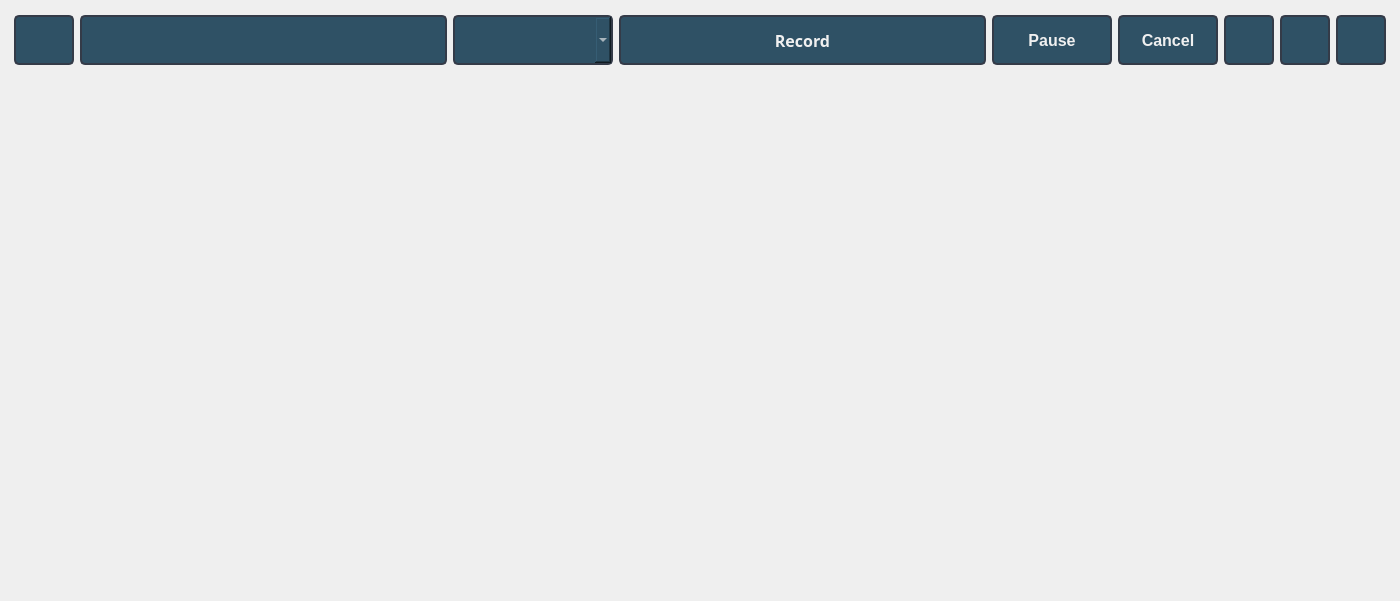
<?xml version="1.0" encoding="UTF-8"?>
<ui version="4.0">
 <class>MainWindow</class>
 <widget class="QMainWindow" name="MainWindow">
  <property name="geometry">
   <rect>
    <x>0</x>
    <y>0</y>
    <width>1400</width>
    <height>601</height>
   </rect>
  </property>
  <property name="sizePolicy">
   <sizepolicy hsizetype="MinimumExpanding" vsizetype="Preferred">
    <horstretch>0</horstretch>
    <verstretch>0</verstretch>
   </sizepolicy>
  </property>
  <property name="minimumSize">
   <size>
    <width>1400</width>
    <height>200</height>
   </size>
  </property>
  <property name="windowTitle">
   <string>MainWindow</string>
  </property>
  <widget class="QWidget" name="central_widget">
   <property name="sizePolicy">
    <sizepolicy hsizetype="MinimumExpanding" vsizetype="Preferred">
     <horstretch>0</horstretch>
     <verstretch>0</verstretch>
    </sizepolicy>
   </property>
   <property name="minimumSize">
    <size>
     <width>1000</width>
     <height>200</height>
    </size>
   </property>
   <property name="font">
    <font>
     <family>Segoe UI</family>
    </font>
   </property>
   <layout class="QGridLayout" name="gridLayout">
    <property name="leftMargin">
     <number>0</number>
    </property>
    <property name="topMargin">
     <number>0</number>
    </property>
    <property name="rightMargin">
     <number>0</number>
    </property>
    <property name="bottomMargin">
     <number>0</number>
    </property>
    <property name="spacing">
     <number>0</number>
    </property>
    <item row="3" column="0">
     <widget class="QWidget" name="w_edge_bottom_left" native="true">
      <property name="minimumSize">
       <size>
        <width>0</width>
        <height>10</height>
       </size>
      </property>
     </widget>
    </item>
    <item row="3" column="2">
     <widget class="QWidget" name="w_edge_bottom_right" native="true">
      <property name="minimumSize">
       <size>
        <width>0</width>
        <height>10</height>
       </size>
      </property>
     </widget>
    </item>
    <item row="3" column="1">
     <widget class="QWidget" name="w_edge_bottom" native="true">
      <property name="sizePolicy">
       <sizepolicy hsizetype="MinimumExpanding" vsizetype="Preferred">
        <horstretch>0</horstretch>
        <verstretch>0</verstretch>
       </sizepolicy>
      </property>
      <property name="minimumSize">
       <size>
        <width>800</width>
        <height>10</height>
       </size>
      </property>
     </widget>
    </item>
    <item row="2" column="1">
     <widget class="QWidget" name="w_drag" native="true">
      <property name="minimumSize">
       <size>
        <width>800</width>
        <height>200</height>
       </size>
      </property>
      <layout class="QGridLayout" name="gridLayout_2">
       <item row="0" column="0">
        <spacer name="vertical_spacer_upper">
         <property name="orientation">
          <enum>Qt::Vertical</enum>
         </property>
         <property name="sizeHint" stdset="0">
          <size>
           <width>10</width>
           <height>10</height>
          </size>
         </property>
        </spacer>
       </item>
      </layout>
     </widget>
    </item>
    <item row="0" column="2">
     <widget class="QWidget" name="w_edge_top_right" native="true"/>
    </item>
    <item row="1" column="1">
     <widget class="QWidget" name="w_mask" native="true">
      <property name="sizePolicy">
       <sizepolicy hsizetype="MinimumExpanding" vsizetype="Preferred">
        <horstretch>0</horstretch>
        <verstretch>0</verstretch>
       </sizepolicy>
      </property>
      <property name="minimumSize">
       <size>
        <width>800</width>
        <height>60</height>
       </size>
      </property>
      <property name="maximumSize">
       <size>
        <width>16777215</width>
        <height>16777215</height>
       </size>
      </property>
      <property name="font">
       <font>
        <family>Fjalla One</family>
        <pointsize>12</pointsize>
       </font>
      </property>
      <layout class="QHBoxLayout" name="horizontalLayout">
       <property name="leftMargin">
        <number>4</number>
       </property>
       <property name="topMargin">
        <number>4</number>
       </property>
       <property name="rightMargin">
        <number>4</number>
       </property>
       <property name="bottomMargin">
        <number>4</number>
       </property>
       <item>
        <widget class="QPushButton" name="btn_bg_toggle">
         <property name="minimumSize">
          <size>
           <width>60</width>
           <height>50</height>
          </size>
         </property>
         <property name="font">
          <font>
           <family>Segoe UI</family>
           <pointsize>12</pointsize>
          </font>
         </property>
         <property name="toolTip">
          <string>Toggle background visibility</string>
         </property>
         <property name="styleSheet">
          <string notr="true">QPushButton {
	color: rgb(240, 240, 240);
	border: 2px solid rgb(52, 59, 72);
	border-radius: 5px;	
	background-color: rgb(47, 81, 101);
}
QPushButton:disabled {
	color: rgb(95, 95, 95);
}
QPushButton:hover {
	background-color: rgb(97, 179, 184);
	border: 2px solid rgb(47, 81, 101);
}
QPushButton:pressed {	
	background-color: rgb(47, 81, 101);
	border: 2px solid rgb(97, 179, 184);
}</string>
         </property>
         <property name="text">
          <string/>
         </property>
         <property name="icon">
          <iconset resource="../THN_gui/files.qrc">
           <normaloff>:/48x48/icons/48x48/icons8-toggle-on-48.png</normaloff>:/48x48/icons/48x48/icons8-toggle-on-48.png</iconset>
         </property>
         <property name="iconSize">
          <size>
           <width>34</width>
           <height>34</height>
          </size>
         </property>
        </widget>
       </item>
       <item>
        <widget class="QLineEdit" name="txtBox_clip_name">
         <property name="sizePolicy">
          <sizepolicy hsizetype="MinimumExpanding" vsizetype="Fixed">
           <horstretch>0</horstretch>
           <verstretch>0</verstretch>
          </sizepolicy>
         </property>
         <property name="minimumSize">
          <size>
           <width>200</width>
           <height>50</height>
          </size>
         </property>
         <property name="font">
          <font>
           <family>Segoe UI</family>
           <pointsize>16</pointsize>
           <weight>7</weight>
           <italic>false</italic>
           <bold>false</bold>
          </font>
         </property>
         <property name="acceptDrops">
          <bool>true</bool>
         </property>
         <property name="styleSheet">
          <string notr="true">QLineEdit {
	font: 63 16pt &quot;Segoe UI&quot;;
	color: rgb(240, 240, 240);
	border: 2px solid rgb(52, 59, 72);
	border-radius: 5px;	
	background-color: rgb(47, 81, 101);
	padding-left: 10px;
}
QLineEdit:hover {
	border: 2px solid rgb(47, 81, 101);
}
QLineEdit:focus {
	border: 2px solid rgb(91, 101, 124);
}</string>
         </property>
         <property name="maxLength">
          <number>32</number>
         </property>
        </widget>
       </item>
       <item>
        <widget class="QComboBox" name="ddl_project_list">
         <property name="minimumSize">
          <size>
           <width>160</width>
           <height>50</height>
          </size>
         </property>
         <property name="maximumSize">
          <size>
           <width>160</width>
           <height>16777215</height>
          </size>
         </property>
         <property name="font">
          <font>
           <family>Segoe UI</family>
           <pointsize>12</pointsize>
           <weight>75</weight>
           <bold>true</bold>
          </font>
         </property>
         <property name="styleSheet">
          <string notr="true">QComboBox{
	color: rgb(240, 240, 240);	
	border: 2px solid rgb(52, 59, 72);
	border-radius: 5px;	
	background-color: rgb(47, 81, 101);

	padding: 5px;
	padding-left: 10px;
}
QComboBox:disabled{
	color: rgb(95, 95, 95);
	border: 2px solid rgb(64, 71, 88);
}
QComboBox:hover{
	border: 2px solid rgb(47, 81, 101);
}
QComboBox QAbstractItemView {
	background-color: rgb(47, 81, 101);
	border: 2px solid rgb(52, 59, 72);
	padding: 10px;
	color: rgb(220, 220, 220);
	selection-background-color: rgb(39, 44, 54);
}
</string>
         </property>
         <property name="frame">
          <bool>true</bool>
         </property>
        </widget>
       </item>
       <item>
        <widget class="QPushButton" name="btn_record">
         <property name="sizePolicy">
          <sizepolicy hsizetype="MinimumExpanding" vsizetype="Fixed">
           <horstretch>0</horstretch>
           <verstretch>0</verstretch>
          </sizepolicy>
         </property>
         <property name="minimumSize">
          <size>
           <width>100</width>
           <height>50</height>
          </size>
         </property>
         <property name="maximumSize">
          <size>
           <width>16777215</width>
           <height>16777215</height>
          </size>
         </property>
         <property name="font">
          <font>
           <family>Segoe UI Semibold</family>
           <pointsize>12</pointsize>
           <weight>75</weight>
           <bold>true</bold>
          </font>
         </property>
         <property name="toolTip">
          <string>Start recording</string>
         </property>
         <property name="layoutDirection">
          <enum>Qt::LeftToRight</enum>
         </property>
         <property name="styleSheet">
          <string notr="true">QPushButton {
	color: rgb(240, 240, 240);
	border: 2px solid rgb(52, 59, 72);
	border-radius: 5px;	
	background-color: rgb(47, 81, 101);
}
QPushButton:disabled {
	color: rgb(95, 95, 95);
}
QPushButton:hover {
	background-color: rgb(97, 179, 184);
	border: 2px solid rgb(47, 81, 101);
}
QPushButton:pressed {	
	background-color: rgb(47, 81, 101);
	border: 2px solid rgb(97, 179, 184);
}</string>
         </property>
         <property name="text">
          <string>Record</string>
         </property>
         <property name="icon">
          <iconset resource="../THN_gui/files.qrc">
           <normaloff>:/30x30/icons/30x30/icons8-record-30.png</normaloff>:/30x30/icons/30x30/icons8-record-30.png</iconset>
         </property>
         <property name="iconSize">
          <size>
           <width>50</width>
           <height>50</height>
          </size>
         </property>
        </widget>
       </item>
       <item>
        <widget class="QPushButton" name="btn_pause">
         <property name="minimumSize">
          <size>
           <width>120</width>
           <height>50</height>
          </size>
         </property>
         <property name="font">
          <font>
           <family>Segoe UI</family>
           <pointsize>12</pointsize>
           <weight>75</weight>
           <bold>true</bold>
          </font>
         </property>
         <property name="toolTip">
          <string>Pause recording</string>
         </property>
         <property name="styleSheet">
          <string notr="true">QPushButton {
	color: rgb(240, 240, 240);
	border: 2px solid rgb(52, 59, 72);
	border-radius: 5px;	
	background-color: rgb(47, 81, 101);
}
QPushButton:disabled {
	color: rgb(95, 95, 95);
}
QPushButton:hover {
	background-color: rgb(97, 179, 184);
	border: 2px solid rgb(47, 81, 101);
}
QPushButton:pressed {	
	background-color: rgb(47, 81, 101);
	border: 2px solid rgb(97, 179, 184);
}</string>
         </property>
         <property name="text">
          <string>Pause</string>
         </property>
         <property name="icon">
          <iconset resource="../THN_gui/files.qrc">
           <normaloff>:/48x48/icons/48x48/icons8-pause-squared-48.png</normaloff>:/48x48/icons/48x48/icons8-pause-squared-48.png</iconset>
         </property>
         <property name="iconSize">
          <size>
           <width>34</width>
           <height>34</height>
          </size>
         </property>
        </widget>
       </item>
       <item>
        <widget class="QPushButton" name="btn_cancel">
         <property name="minimumSize">
          <size>
           <width>100</width>
           <height>50</height>
          </size>
         </property>
         <property name="font">
          <font>
           <family>Segoe UI</family>
           <pointsize>12</pointsize>
           <weight>75</weight>
           <bold>true</bold>
          </font>
         </property>
         <property name="toolTip">
          <string>Cancel recording</string>
         </property>
         <property name="styleSheet">
          <string notr="true">QPushButton {
	color: rgb(240, 240, 240);
	border: 2px solid rgb(52, 59, 72);
	border-radius: 5px;	
	background-color: rgb(47, 81, 101);
}
QPushButton:disabled {
	color: rgb(95, 95, 95);
}
QPushButton:hover {
	background-color: rgb(97, 179, 184);
	border: 2px solid rgb(47, 81, 101);
}
QPushButton:pressed {	
	background-color: rgb(47, 81, 101);
	border: 2px solid rgb(97, 179, 184);
}</string>
         </property>
         <property name="text">
          <string>Cancel</string>
         </property>
         <property name="icon">
          <iconset resource="../THN_gui/files.qrc">
           <normaloff>:/48x48/icons/48x48/icons8-stop-squared-48.png</normaloff>:/48x48/icons/48x48/icons8-stop-squared-48.png</iconset>
         </property>
         <property name="iconSize">
          <size>
           <width>34</width>
           <height>34</height>
          </size>
         </property>
        </widget>
       </item>
       <item>
        <widget class="QPushButton" name="btn_review_folder">
         <property name="minimumSize">
          <size>
           <width>50</width>
           <height>50</height>
          </size>
         </property>
         <property name="toolTip">
          <string>Open review folder</string>
         </property>
         <property name="styleSheet">
          <string notr="true">QPushButton {
	color: rgb(240, 240, 240);
	border: 2px solid rgb(52, 59, 72);
	border-radius: 5px;	
	background-color: rgb(47, 81, 101);
}
QPushButton:disabled {
	color: rgb(95, 95, 95);
}
QPushButton:hover {
	background-color: rgb(97, 179, 184);
	border: 2px solid rgb(47, 81, 101);
}
QPushButton:pressed {	
	background-color: rgb(47, 81, 101);
	border: 2px solid rgb(97, 179, 184);
}</string>
         </property>
         <property name="text">
          <string/>
         </property>
         <property name="icon">
          <iconset resource="../THN_gui/files.qrc">
           <normaloff>:/24x24/icons/24x24/icons8-opened-folder-24.png</normaloff>:/24x24/icons/24x24/icons8-opened-folder-24.png</iconset>
         </property>
         <property name="iconSize">
          <size>
           <width>24</width>
           <height>24</height>
          </size>
         </property>
        </widget>
       </item>
       <item>
        <widget class="QPushButton" name="btn_help">
         <property name="minimumSize">
          <size>
           <width>50</width>
           <height>50</height>
          </size>
         </property>
         <property name="maximumSize">
          <size>
           <width>16777215</width>
           <height>16777215</height>
          </size>
         </property>
         <property name="font">
          <font>
           <family>Segoe UI</family>
          </font>
         </property>
         <property name="toolTip">
          <string>Help</string>
         </property>
         <property name="styleSheet">
          <string notr="true">QPushButton {
	color: rgb(240, 240, 240);
	border: 2px solid rgb(52, 59, 72);
	border-radius: 5px;	
	background-color: rgb(47, 81, 101);
}
QPushButton:disabled {
	color: rgb(95, 95, 95);
}
QPushButton:hover {
	background-color: rgb(97, 179, 184);
	border: 2px solid rgb(47, 81, 101);
}
QPushButton:pressed {	
	background-color: rgb(47, 81, 101);
	border: 2px solid rgb(97, 179, 184);
}</string>
         </property>
         <property name="text">
          <string/>
         </property>
         <property name="icon">
          <iconset resource="../THN_gui/files.qrc">
           <normaloff>:/24x24/icons/24x24/icons8-question-mark-24.png</normaloff>:/24x24/icons/24x24/icons8-question-mark-24.png</iconset>
         </property>
         <property name="iconSize">
          <size>
           <width>24</width>
           <height>24</height>
          </size>
         </property>
        </widget>
       </item>
       <item>
        <widget class="QPushButton" name="btn_exit">
         <property name="minimumSize">
          <size>
           <width>50</width>
           <height>50</height>
          </size>
         </property>
         <property name="maximumSize">
          <size>
           <width>16777215</width>
           <height>16777215</height>
          </size>
         </property>
         <property name="font">
          <font>
           <family>Segoe UI</family>
           <pointsize>12</pointsize>
          </font>
         </property>
         <property name="toolTip">
          <string>Close window</string>
         </property>
         <property name="styleSheet">
          <string notr="true">QPushButton {
	color: rgb(240, 240, 240);
	border: 2px solid rgb(52, 59, 72);
	border-radius: 5px;	
	background-color: rgb(47, 81, 101);
}
QPushButton:disabled {
	color: rgb(95, 95, 95);
}
QPushButton:hover {
	background-color: rgb(97, 179, 184);
	border: 2px solid rgb(47, 81, 101);
}
QPushButton:pressed {	
	background-color: rgb(47, 81, 101);
	border: 2px solid rgb(97, 179, 184);
}</string>
         </property>
         <property name="text">
          <string/>
         </property>
         <property name="icon">
          <iconset resource="../THN_gui/files.qrc">
           <normaloff>:/24x24/icons/24x24/icons8-close-24.png</normaloff>:/24x24/icons/24x24/icons8-close-24.png</iconset>
         </property>
         <property name="iconSize">
          <size>
           <width>24</width>
           <height>24</height>
          </size>
         </property>
        </widget>
       </item>
      </layout>
     </widget>
    </item>
    <item row="1" column="2" rowspan="2">
     <widget class="QWidget" name="w_edge_right" native="true">
      <property name="minimumSize">
       <size>
        <width>10</width>
        <height>0</height>
       </size>
      </property>
      <property name="maximumSize">
       <size>
        <width>10</width>
        <height>16777215</height>
       </size>
      </property>
     </widget>
    </item>
    <item row="1" column="0" rowspan="2">
     <widget class="QWidget" name="w_edge_left" native="true">
      <property name="minimumSize">
       <size>
        <width>10</width>
        <height>0</height>
       </size>
      </property>
      <property name="maximumSize">
       <size>
        <width>10</width>
        <height>16777215</height>
       </size>
      </property>
     </widget>
    </item>
    <item row="0" column="0">
     <widget class="QWidget" name="w_edge_topLeft" native="true">
      <property name="minimumSize">
       <size>
        <width>10</width>
        <height>10</height>
       </size>
      </property>
      <property name="maximumSize">
       <size>
        <width>16777215</width>
        <height>10</height>
       </size>
      </property>
     </widget>
    </item>
    <item row="0" column="1">
     <widget class="QWidget" name="w_edge_top" native="true">
      <property name="sizePolicy">
       <sizepolicy hsizetype="MinimumExpanding" vsizetype="Preferred">
        <horstretch>0</horstretch>
        <verstretch>0</verstretch>
       </sizepolicy>
      </property>
      <property name="minimumSize">
       <size>
        <width>800</width>
        <height>10</height>
       </size>
      </property>
      <property name="maximumSize">
       <size>
        <width>16777215</width>
        <height>10</height>
       </size>
      </property>
     </widget>
    </item>
   </layout>
  </widget>
 </widget>
 <resources>
  <include location="../THN_gui/files.qrc"/>
 </resources>
 <connections/>
</ui>
